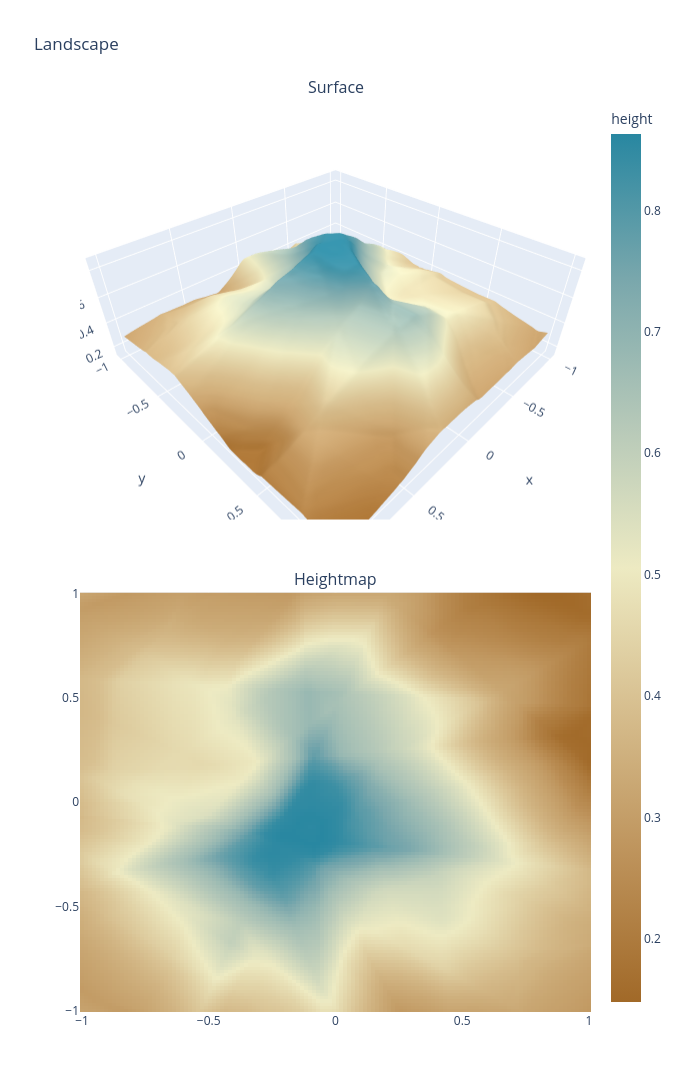
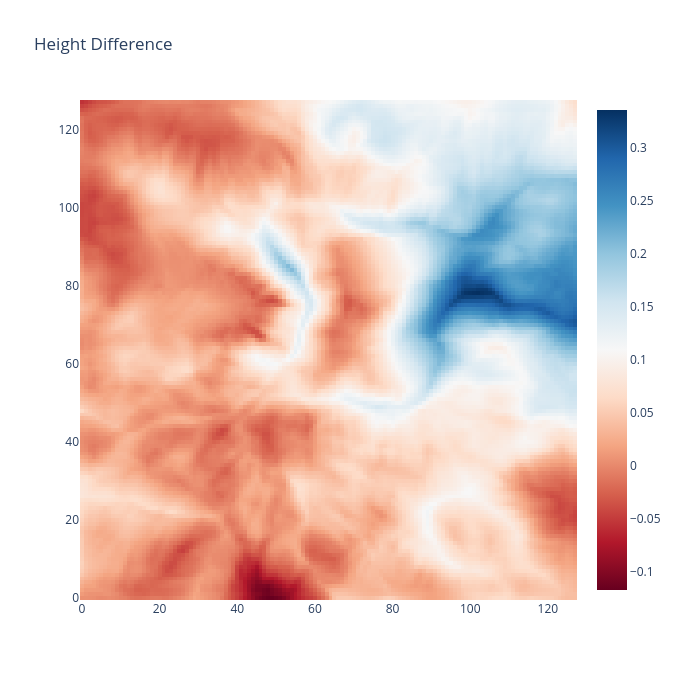

Here is the notebook cell these charts were saved with, in order:
### Code cell
offset = (0, 0)
r = 1
x, y, xx, yy, approx_eroded_height = evaluate_on_grid(
    eroded_model.cpu(), offset, x_range=(-r, r), y_range=(-r, r)
)
plot_landscape(x, y, xx, yy, approx_eroded_height)

plot_diff_heatmap(target.cpu() - approx_eroded_height)

### Figure 1 — Plotly figure (JSON) as saved in the notebook; plotly's stock layout.template omitted (floating-point values rounded to 4 significant figures; data arrays with more than 128 entries replaced by an {"elided": "..."} marker saying what was removed)
{"data": [{"colorscale": [[0, "rgb(161, 105, 40)"], [0.1667, "rgb(189, 146, 90)"], [0.3333, "rgb(214, 189, 141)"], [0.5, "rgb(237, 234, 194)"], [0.6667, "rgb(181, 200, 184)"], [0.8333, "rgb(121, 167, 172)"], [1, "rgb(40, 135, 161)"]], "scene": "scene", "showscale": false, "type": "surface", "x": {"elided": "128x128 float values"}, "y": {"elided": "128x128 float values"}, "z": {"elided": "128x128 float values"}}, {"colorbar": {"title": {"text": "height"}}, "colorscale": [[0, "rgb(161, 105, 40)"], [0.1667, "rgb(189, 146, 90)"], [0.3333, "rgb(214, 189, 141)"], [0.5, "rgb(237, 234, 194)"], [0.6667, "rgb(181, 200, 184)"], [0.8333, "rgb(121, 167, 172)"], [1, "rgb(40, 135, 161)"]], "type": "heatmap", "x": [-1.0, -0.9843, -0.9685, -0.9528, -0.937, -0.9213, -0.9055, -0.8898, -0.874, -0.8583, -0.8425, -0.8268, -0.811, -0.7953, -0.7795, -0.7638, -0.748, -0.7323, -0.7165, -0.7008, -0.685, -0.6693, -0.6535, -0.6378, -0.622, -0.6063, -0.5906, -0.5748, -0.5591, -0.5433, -0.5276, -0.5118, -0.4961, -0.4803, -0.4646, -0.4488, -0.4331, -0.4173, -0.4016, -0.3858, -0.3701, -0.3543, -0.3386, -0.3228, -0.3071, -0.2913, -0.2756, -0.2598, -0.2441, -0.2283, -0.2126, -0.1969, -0.1811, -0.1654, -0.1496, -0.1339, -0.1181, -0.1024, -0.08661, -0.07087, -0.05512, -0.03937, -0.02362, -0.007874, 0.007874, 0.02362, 0.03937, 0.05512, 0.07087, 0.08661, 0.1024, 0.1181, 0.1339, 0.1496, 0.1654, 0.1811, 0.1969, 0.2126, 0.2283, 0.2441, 0.2598, 0.2756, 0.2913, 0.3071, 0.3228, 0.3386, 0.3543, 0.3701, 0.3858, 0.4016, 0.4173, 0.4331, 0.4488, 0.4646, 0.4803, 0.4961, 0.5118, 0.5276, 0.5433, 0.5591, 0.5748, 0.5906, 0.6063, 0.622, 0.6378, 0.6535, 0.6693, 0.685, 0.7008, 0.7165, 0.7323, 0.748, 0.7638, 0.7795, 0.7953, 0.811, 0.8268, 0.8425, 0.8583, 0.874, 0.8898, 0.9055, 0.9213, 0.937, 0.9528, 0.9685, 0.9843, 1.0], "xaxis": "x", "y": [-1.0, -0.9843, -0.9685, -0.9528, -0.937, -0.9213, -0.9055, -0.8898, -0.874, -0.8583, -0.8425, -0.8268, -0.811, -0.7953, -0.7795, -0.7638, -0.748, -0.7323, -0.7165, -0.7008, -0.685, -0.6693, -0.6535, -0.6378, -0.622, -0.6063, -0.5906, -0.5748, -0.5591, -0.5433, -0.5276, -0.5118, -0.4961, -0.4803, -0.4646, -0.4488, -0.4331, -0.4173, -0.4016, -0.3858, -0.3701, -0.3543, -0.3386, -0.3228, -0.3071, -0.2913, -0.2756, -0.2598, -0.2441, -0.2283, -0.2126, -0.1969, -0.1811, -0.1654, -0.1496, -0.1339, -0.1181, -0.1024, -0.08661, -0.07087, -0.05512, -0.03937, -0.02362, -0.007874, 0.007874, 0.02362, 0.03937, 0.05512, 0.07087, 0.08661, 0.1024, 0.1181, 0.1339, 0.1496, 0.1654, 0.1811, 0.1969, 0.2126, 0.2283, 0.2441, 0.2598, 0.2756, 0.2913, 0.3071, 0.3228, 0.3386, 0.3543, 0.3701, 0.3858, 0.4016, 0.4173, 0.4331, 0.4488, 0.4646, 0.4803, 0.4961, 0.5118, 0.5276, 0.5433, 0.5591, 0.5748, 0.5906, 0.6063, 0.622, 0.6378, 0.6535, 0.6693, 0.685, 0.7008, 0.7165, 0.7323, 0.748, 0.7638, 0.7795, 0.7953, 0.811, 0.8268, 0.8425, 0.8583, 0.874, 0.8898, 0.9055, 0.9213, 0.937, 0.9528, 0.9685, 0.9843, 1.0], "yaxis": "y", "z": {"elided": "128x128 float values"}}], "layout": {"annotations": [{"font": {"size": 16}, "showarrow": false, "text": "Surface", "x": 0.5, "xanchor": "center", "xref": "paper", "y": 1, "yanchor": "bottom", "yref": "paper"}, {"font": {"size": 16}, "showarrow": false, "text": "Heightmap", "x": 0.5, "xanchor": "center", "xref": "paper", "y": 0.46, "yanchor": "bottom", "yref": "paper"}], "height": 1200, "scene": {"domain": {"x": [0, 1], "y": [0.54, 1]}, "xaxis": {"title": {"text": "x"}}, "yaxis": {"title": {"text": "y"}}, "zaxis": {"title": {"text": "height"}}}, "title": {"text": "Landscape"}, "width": 680, "xaxis": {"anchor": "y", "domain": [0, 1]}, "yaxis": {"anchor": "x", "domain": [0, 0.46]}}}

### Figure 2 — Plotly figure (JSON) as saved in the notebook; plotly's stock layout.template omitted (floating-point values rounded to 4 significant figures; data arrays with more than 128 entries replaced by an {"elided": "..."} marker saying what was removed)
{"data": [{"colorscale": [[0, "rgb(103,0,31)"], [0.1, "rgb(178,24,43)"], [0.2, "rgb(214,96,77)"], [0.3, "rgb(244,165,130)"], [0.4, "rgb(253,219,199)"], [0.5, "rgb(247,247,247)"], [0.6, "rgb(209,229,240)"], [0.7, "rgb(146,197,222)"], [0.8, "rgb(67,147,195)"], [0.9, "rgb(33,102,172)"], [1, "rgb(5,48,97)"]], "type": "heatmap", "z": {"elided": "128x128 float values"}}], "layout": {"height": 680, "title": {"text": "Height Difference"}, "width": 680}}
